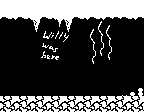

This game map was drawn from its Tiled (.tmx) file and the tilesets committed beside it. A one-line description and the full map source follow:
An orthogonal 18x28 tile map with 8x4 px tiles, 1 tile layer (Capa de Patrones 1).

<map version="1.2" tiledversion="1.2.5" orientation="orthogonal" renderorder="right-down" width="18" height="28" tilewidth="8" tileheight="4" infinite="0" nextlayerid="2" nextobjectid="1">
 <tileset firstgid="1" source="patrones8x4_2.tsx" />
 <layer id="1" name="Capa de Patrones 1" width="18" height="28">
  <data encoding="csv">
10,10,10,10,10,10,10,10,10,10,10,10,10,10,10,10,10,10,
10,10,10,10,10,10,10,10,10,10,10,10,10,10,10,10,10,10,
10,10,10,10,10,10,10,10,10,10,10,10,10,10,10,10,10,10,
3,4,3,4,5,3,4,6,5,3,4,3,4,3,3,3,4,3,
13,14,13,14,15,13,14,16,15,13,14,13,14,13,13,13,14,13,
200,200,200,200,41,200,200,42,41,200,200,200,81,200,200,200,200,200,
200,200,200,200,51,200,200,52,51,200,200,200,91,81,200,200,200,200,
200,200,200,200,61,67,68,69,61,200,200,81,101,91,200,200,200,200,
200,200,200,200,200,77,78,79,80,200,200,91,111,101,200,200,200,200,
200,200,200,200,200,87,88,89,90,200,200,101,121,111,200,200,200,200,
200,200,200,200,200,97,98,99,100,200,200,111,131,121,200,200,200,200,
200,200,200,200,200,107,108,109,200,200,200,121,141,131,200,200,200,200,
200,200,200,200,71,117,118,119,200,200,200,131,151,141,200,200,200,200,
200,200,200,200,200,127,128,129,200,200,200,141,161,151,200,200,200,200,
200,200,200,200,200,137,138,139,200,200,200,151,200,161,200,200,200,200,
200,200,200,200,200,200,200,200,200,200,200,161,200,200,200,200,200,200,
200,200,200,200,200,200,200,200,200,200,200,200,200,200,200,200,200,200,
200,200,200,200,200,200,200,200,200,200,200,200,200,200,200,200,200,200,
200,200,200,200,200,200,200,200,200,200,200,200,200,200,200,200,200,200,
200,200,200,200,200,200,200,200,200,200,200,200,200,200,200,200,200,200,
200,200,200,200,200,200,200,200,200,200,200,200,200,200,200,200,200,200,
200,200,200,200,200,200,200,200,200,200,200,200,200,200,200,200,200,200,
200,200,200,200,200,200,200,200,200,200,200,200,200,200,200,200,200,72,
200,200,200,200,200,200,200,200,200,200,200,200,200,200,200,33,72,72,
1,2,1,2,1,2,1,2,1,2,1,2,1,2,1,2,1,2,
11,12,11,12,11,12,11,12,11,12,11,12,11,12,11,12,11,12,
21,22,21,22,21,22,21,22,21,22,21,22,21,22,21,22,21,22,
31,32,31,32,31,32,31,32,31,32,31,32,31,32,31,32,31,32
</data>
 </layer>
</map>
